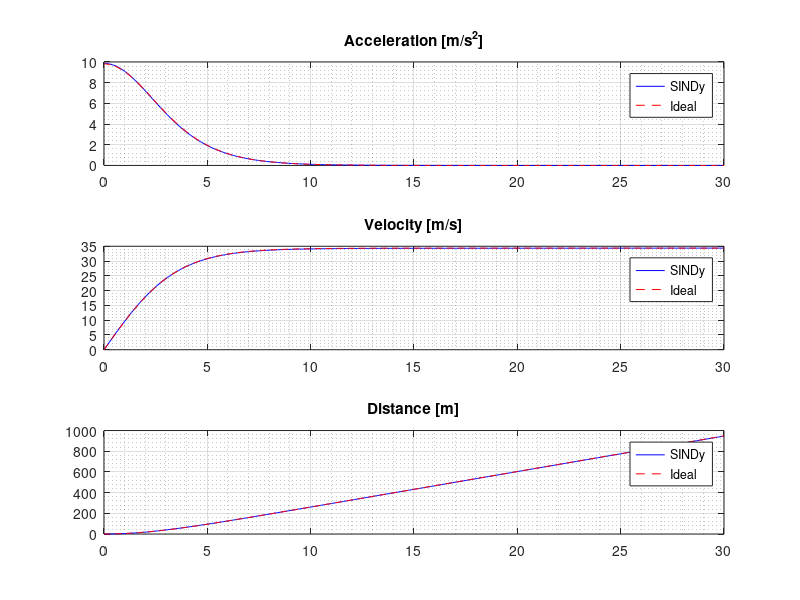

Reproduce this figure in MATLAB.
clear;
clf;
%% Constants
g = 9.81; % [m/s^2]
m = 0.045359; % [kg]
dt = 1/15; % [s]
t = 0:dt:30; % [s]
v_ideal(1) = 0; % [m/s]
s_ideal(1) = 0; % [m]
Rho = 1.225; % [kg/m^3]
mu = 1.81e-5; % [Pa*s]
D = 0.021963 * 2; % [m] 
A = D^2 * pi() / 4; % [m^2]
Re(1) = 0;
Cd(1) = 0;
a_ideal(1) = (m * g) / m;

%% Equations
% F = m * a
% - Fd + (m * g) = m * a
% a = -Fd / m + (m * g) / m

% Fd = (1/2) * Rho * v^2 * Cd(Re) * A
% Re = (Rho * v * D) / mu

% a = -(1/2 * Rho * v^2 * Cd(Re) * A) / m + (m * g) / m

for i = 1 : length(t) - 1
    v_ideal(i+1) = v_ideal(i) + a_ideal(i) * dt;
    s_ideal(i+1) = s_ideal(i) + v_ideal(i) * dt;
    
    Re(i+1) = (Rho * v_ideal(i+1) * D) / mu;
    Cd(i+1) = 24 / Re(i+1) ...
    + (2.6.*(Re(i+1) / 5.0)) / (1 + (Re(i+1) / 5.0).^1.52) ...
    + (0.411.*(Re(i+1) / (2.63e5))^(-7.94)) / (1 + (Re(i+1) / (2.63e5))^(-8.00)) ...
    + (0.25.*(Re(i+1) / 10e6)) / (1 + (Re(i+1) / 10e6));
    
    a_ideal(i+1) = -(1/2 * Rho * v_ideal(i+1)^2 * Cd(i+1) * A) / m + (m * g) / m;
end

%% SINDy

s_meas = s_ideal;

noise_level = 0;    
gauss = noise_level * randn(size(s_meas));

s_meas = s_meas + gauss;

v_meas = diff(s_meas);
v_meas(length(v_meas) + 1) = v_meas(length(v_meas));
v_meas = v_meas / dt;

a_meas = diff(v_meas);
a_meas(length(a_meas) + 1) = a_meas(length(a_meas));
a_meas = a_meas / dt;


for i = 1 : length(a_ideal)
    Theta(i,1:5) = [1, v_meas(i), s_meas(i), v_meas(i)*s_meas(i), v_meas(i)^2, ...
    %s_meas(i)^2, s_meas(i)^2*v_meas(i), s_meas(i)*v_meas(i)^2, s_meas(i)^3, v_meas(i)^3];
    ];
end

RMS_theta = ones(length(a_ideal),1) * rms(Theta);
Theta_norm = Theta ./ RMS_theta;

for i = 1 : length(s_ideal)
    x(i, 1) = s_meas(i);
    x(i, 2) = v_meas(i);
end

for i = 1 : length(v_ideal)
    x_der(i, 1) = v_meas(i);
    x_der(i, 2) = a_meas(i); 
end

RMS_a = rms(x_der(:, 2));
x_der_norm(:, 2) = x_der(:, 2) / RMS_a;

%Xi= inv(Theta'*Theta) * Theta' * x_der(:, 2);
Xi= inv(Theta_norm'*Theta_norm) * Theta_norm' * x_der_norm(:, 2);


% Sparse regression 
lambda = 0.5;   
n_iter = 100;

for k = 1:n_iter
   
    Xi(abs(Xi) < lambda) = 0;
    
    remains = (Xi ~= 0);
  
    Theta_new = Theta_norm(:, remains);
    Xi_red = inv(Theta_new' * Theta_new) * Theta_new' * x_der_norm(:, 2);
    
    Xi_new = zeros(size(Xi));
    Xi_new(remains) = Xi_red;
    
    Xi = Xi_new;
end



a_IdealSINDy = (Theta_norm * Xi) .* RMS_a;
v_IdealSINDy = 0;
s_IdealSINDy = 0;
for i = 1 : length(t) - 1
    v_IdealSINDy(i+1) = v_IdealSINDy(i) + a_IdealSINDy(i) * dt;
    s_IdealSINDy(i+1) = s_IdealSINDy(i) + v_IdealSINDy(i) * dt;
end

%% Plot
subplot(3,1,1);
plot(t, a_IdealSINDy, 'b-', t, a_ideal, 'r--');
title("Acceleration [m/s^2]")
grid on;
grid minor;
legend("SINDy", "Ideal");
subplot(3,1,2);
plot(t, v_IdealSINDy, 'b-', t, v_ideal, 'r--');
title("Velocity [m/s]")
grid on;
grid minor;
legend("SINDy", "Ideal");
subplot(3,1,3);
plot(t, s_IdealSINDy, 'b-', t, s_ideal, 'r--');
title("Distance [m]")
grid on;
grid minor;
legend("SINDy", "Ideal");

% domináns függvények kiválasztása, jó-e az illesztés (normálttal)
